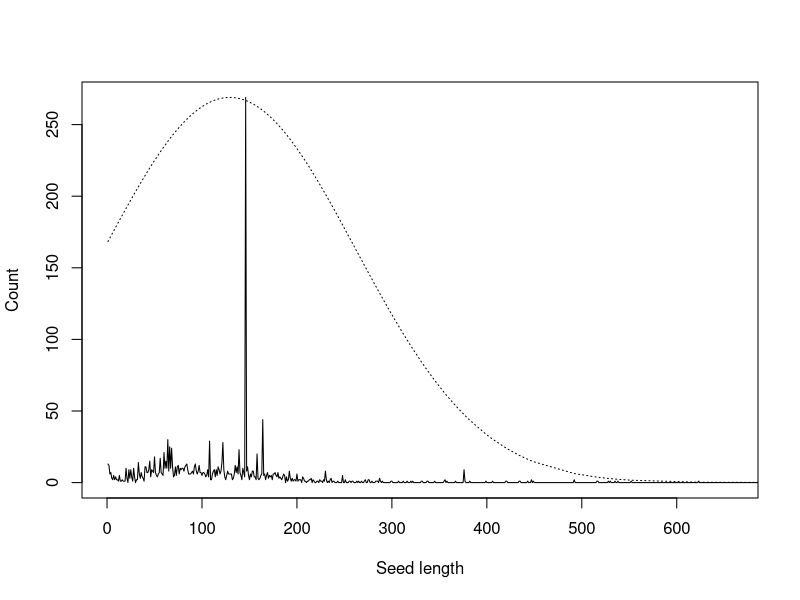

This figure's R source: (Note: this script raises an error after producing the figure.)

# run it in the R console
setwd(sprintf("%s/r-samples/asiajcis19", Sys.getenv("HOME")))

data <- read.csv("./dat/length.csv")
lengths = data['length'][[1]]

avg = mean(lengths)
stdev = sd(lengths)
slots = integer(max(lengths))

for(i in lengths) {
	if(i > 0) { slots[i] = slots[i] + 1}
}

plot(slots, xlim=c(0, avg+4*stdev), type="l", lty=1, xlab="Seed length", ylab="Count")
dd = dnorm(lengths, avg, stdev)
lines(lengths, dd*max(slots)/max(dd), lty="dotted")

checks = c(0.125, 0.25, 0.50, 0.75, 1, 1.25, 1.5)
for(c in checks) {
	xpt = ceiling(avg+c*stdev)
	xpp = sum(slots[1:xpt])
	cat(c, ": ", xpt, ", ", xpp/sum(slots)*100, "%", "\n", sep="")
	lines(c(xpt, xpt), c(1, my), lty="dashed", col="grey")
}
